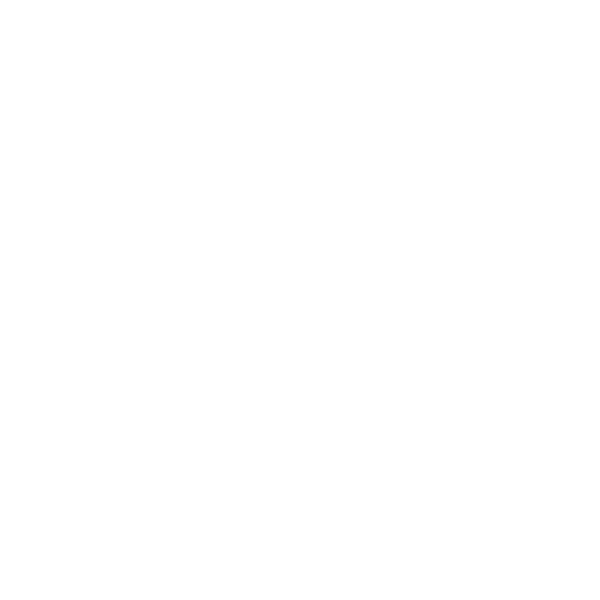
Frame 1 (no input)
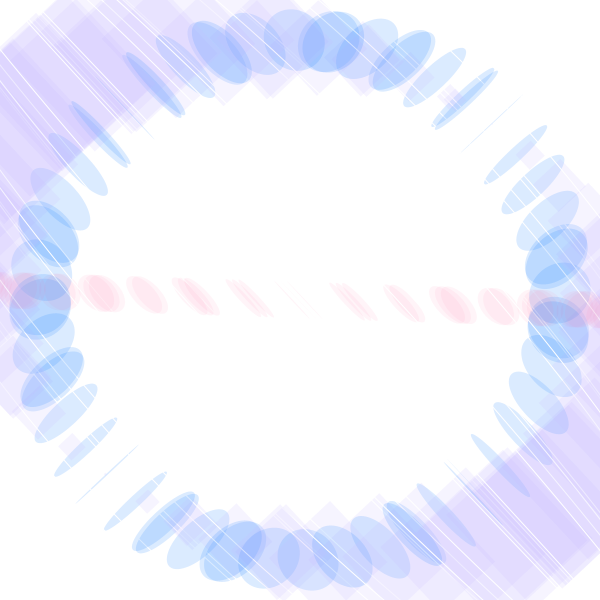
Frame 60 (the mouse pressed at the canvas centre just before this capture)
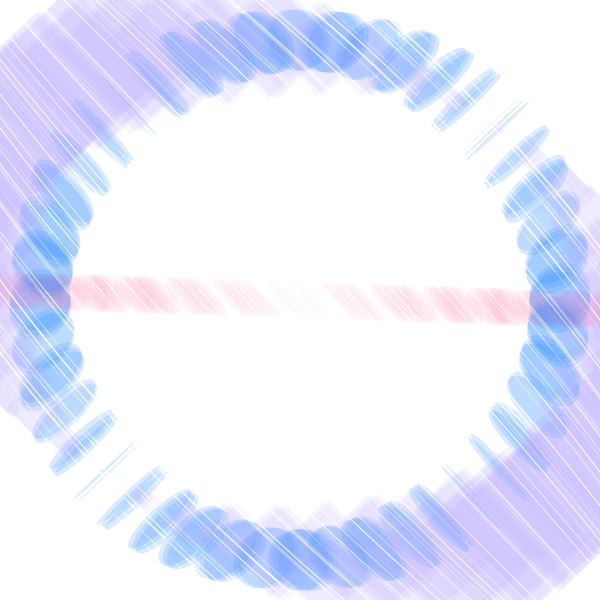
Frame 120 (the mouse held since frame 60 and released just before this capture)

The Processing sketch that drew these frames (run headless with seeded random() and noise(); from frame 60 on, the mouse is pressed at the canvas centre):

// Processing sketch: processing_111826
// ── processing_111826.pde

float x, y;
float a, b;
float A = 0; 
float r = 260;
float r_2 = 260;
float diff = 1; 

void setup() {
  size(600, 600);
  background(255); 
}

void draw() {

  x = r * cos(A); 
  y = r * sin(A); 
  
  a = r_2 * cos(A);
  b = r-2 * sin(A);
  
  translate(width/2, height/2);
  rotate(r);
 
  noStroke(); 
  strokeWeight(3);
  fill(28,129,255,40);
  ellipse(x, y, x/3, y/3);

  noStroke(); 
  strokeWeight(1);
  line(2+x, 2+y, width/2 + x, height/2);
  fill(197,186,255,40);
  rect(x, y, y/2, y/2);  

  noStroke(); 
  fill(249,111,166, 20);
  ellipse(x, x, x/5, y/5);
  
  noFill();
  stroke(255);
  strokeWeight(1); 
  ellipse(0,0,a*5,b*5);
  
  A = A + 1;
  
  r_2 = r_2 - diff;
  if(r_2 == 0 || r_2 == 400){
    diff = diff * -1;
   }
}
